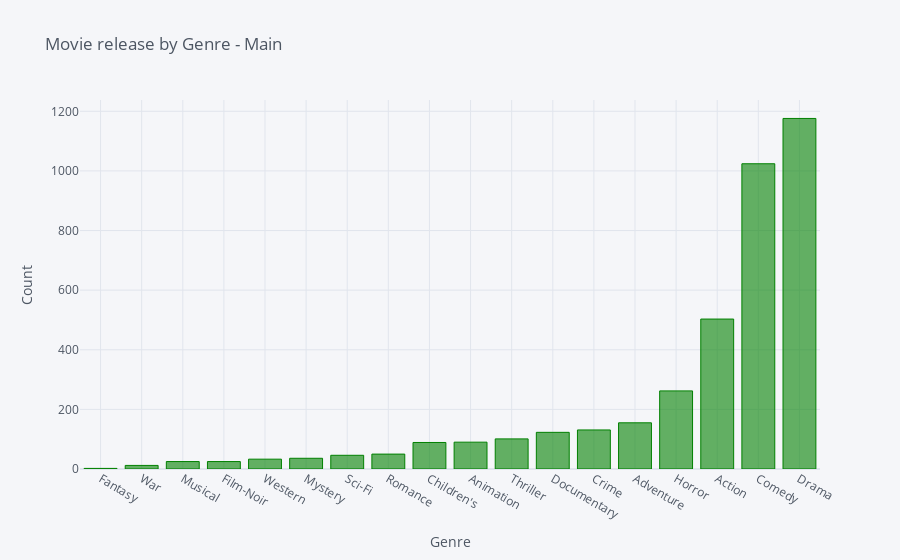

The cell this chart's notebook holds for it:
### Code cell
df.groupby('Genre_1')['Title'].nunique().sort_values().iplot(kind = 'bar', 
                                                       color = 'green', 
                                                       title = 'Movie release by Genre - Main', 
                                                        xTitle = 'Genre',
                                                        yTitle = 'Count')

### Figure 1 — Plotly figure (JSON) as saved in the notebook; plotly's stock layout.template omitted (floating-point values rounded to 4 significant figures)
{"data": [{"marker": {"color": "rgba(0, 128, 0, 0.6)", "line": {"color": "rgba(0, 128, 0, 1.0)", "width": 1}}, "name": "Title", "orientation": "v", "text": "", "type": "bar", "x": ["Fantasy", "War", "Musical", "Film-Noir", "Western", "Mystery", "Sci-Fi", "Romance", "Children's", "Animation", "Thriller", "Documentary", "Crime", "Adventure", "Horror", "Action", "Comedy", "Drama"], "y": [2, 12, 25, 25, 33, 36, 46, 50, 89, 90, 101, 123, 131, 155, 262, 503, 1024, 1176]}], "layout": {"legend": {"bgcolor": "#F5F6F9", "font": {"color": "#4D5663"}}, "paper_bgcolor": "#F5F6F9", "plot_bgcolor": "#F5F6F9", "title": {"font": {"color": "#4D5663"}, "text": "Movie release by Genre - Main"}, "xaxis": {"gridcolor": "#E1E5ED", "showgrid": true, "tickfont": {"color": "#4D5663"}, "title": {"font": {"color": "#4D5663"}, "text": "Genre"}, "zerolinecolor": "#E1E5ED"}, "yaxis": {"gridcolor": "#E1E5ED", "showgrid": true, "tickfont": {"color": "#4D5663"}, "title": {"font": {"color": "#4D5663"}, "text": "Count"}, "zerolinecolor": "#E1E5ED"}}}
